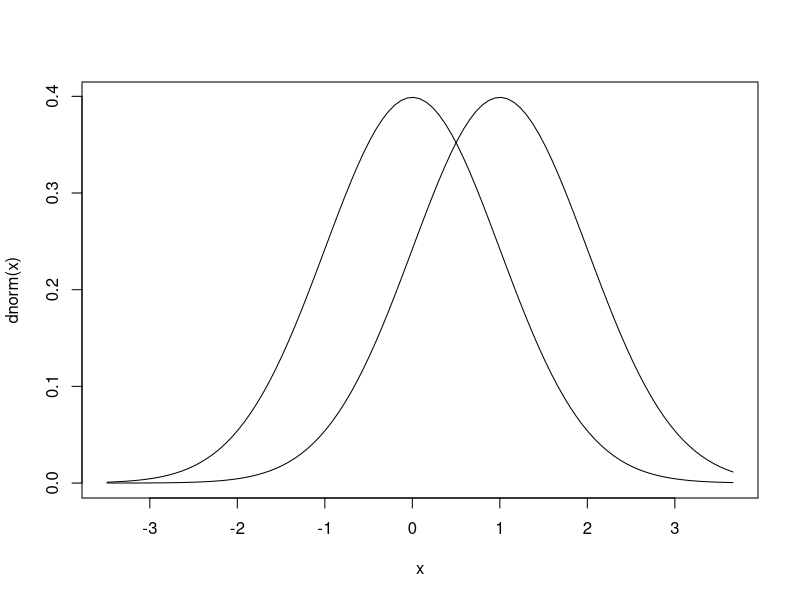
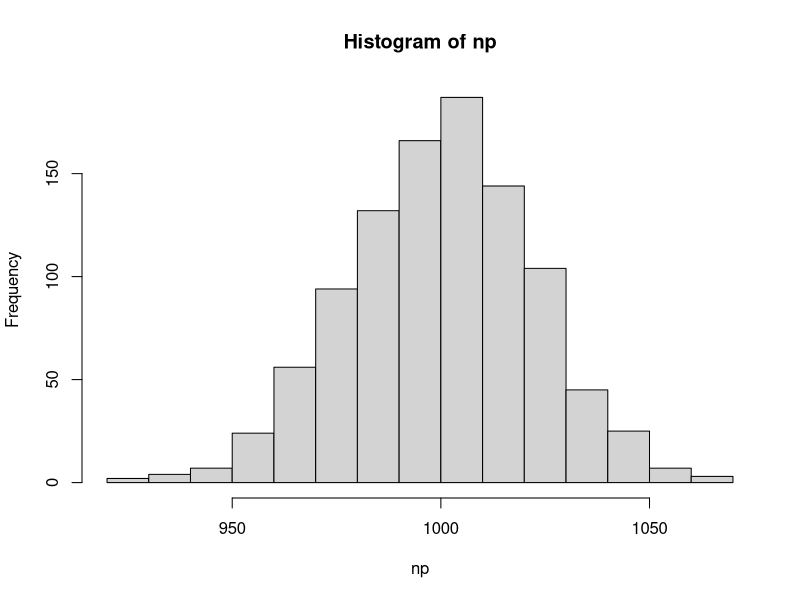
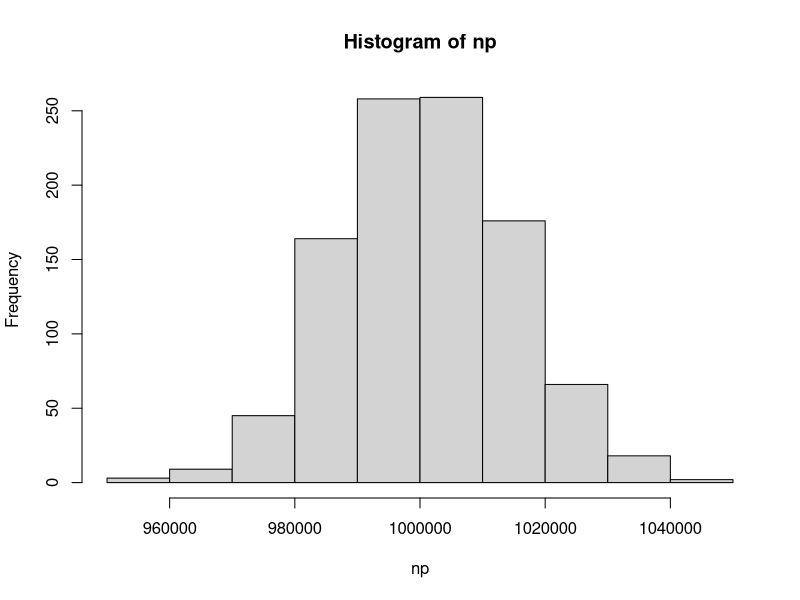

R code for these plots, in order: (Note: this script raises an error after producing the figures.)
# Calculate overlap of normal (or not normal) distributions 
 library(data.table)
 
 # Sorting method
 N <- 1000
 np <- NULL
 for (i in 1:N) {
   x <- rnorm(1000)
   y <- rnorm(1000)
   df <- data.table(cat=rep(1:2,each=1000),value=c(x,y))
   df[,sum(abs(diff(cat)))]
   np[i] <- df[order(value),sum(abs(diff(cat)))]
   
 }
 curve(dnorm(x),min(df$value),max(df$value))
 curve(dnorm(x,1),min(df$value),max(df$value),add=T)
 hist(np)
 
 np <- NULL
 for (i in 1:N) {
   x <- rnorm(1000)
   #y <- rnorm(1000)
   y <- rnorm(1000,,.5)
   df <- data.table(cat=rep(1:2,each=1000),value=c(x,y))
   df[,sum(abs(diff(cat)))]
   df[order(value),rank:=1:.N]
   #np[i] <- df[order(value),sum(abs(diff(abs(diff(cat)))))]
   np[i] <- df[,sum(rank),by=cat]$V1[1]
 }
 hist(np)
 
 
 multinom
 
 one <- rep(1:4,times=this[,1])
 two <- rep(1:4,times=this[,1])
 thr <- data.table(cat=rep(1:2,each=1000),value=c(one,two))
 table(thr$cat)
 
 N <- 1000
 n <- 5000
 dseq <- seq(0,20,.5)
 sseq <- exp(seq(-10,10))
 np <- matrix(0,nrow=length(dseq),ncol=length(sseq))
 avg <- function(x,y=NULL) {
   if(is.null(y))
     return((x[-1]+x[-length(x)])/2)
   else
     return((x+y)/2)
 }
 for (i in seq_along(dseq)) {
   for (j in seq_along(sseq)) {
     d <- dseq[i]
     s <- sseq[j]
     x <- rnorm(n)
     y <- rnorm(n,d,s)
     df <- data.table(cat=rep(1:2,each=1000),value=c(x,y))
     mnx <- mean(x)
     mny <- mean(y)
     sdx <- sd(x)
     sdy <- sd(y)
     myseq <- seq(min(c(x,y)),max(c(x,y)),length.out=1000)
     np[i,j] <- sum(diff(myseq)*avg(pmin(dnorm(myseq,mnx,sdx),dnorm(myseq,mny,sdy))))
     #df[,sum(abs(diff(cat)))]
     #df[order(value),rank:=1:.N]
     #np[i] <- df[order(value),sum(abs(diff(abs(diff(cat)))))]
     #np[i,j] <- df[,sum(rank),by=cat]$V1[1]
     cat(paste0("\rd=",d," s=",s))
   }
 }
 np
 
 
 # Final function
 norm.diff <- function(m1,sd1,m2,sd2) { 
   1 - integrate(function(x) {pmin(dnorm(x,m1,sd1), dnorm(x,m2,sd2))}, -Inf, Inf)$value
 }
 
 bd <- function(mu1,sd1,mu2,sd2) {log((sd1^2/sd2^2 + sd2^2/sd1^2+2)/4)/4 + ((mu2-mu1)^2/(sd1^2+sd2^2))/4}
 bc <- function(mu1,sd1,mu2,sd2) {1/exp(bd(mu1,sd1,mu2,sd2))}
 bc2 <- function(mu1,sd1,mu2,sd2) {integrate(function(x) sqrt(dnorm(x,mu1,sd1)*dnorm(x,mu2,sd2)),-Inf,Inf)$value}
 
 bc(0,1,0,1)
 bc(0,1,1,1)
 bc2(0,1,0,1)
 bc2(0,1,1,1)
 
 N <- 1000
 n <- 5000
 dseq <- seq(0,10,.05)
 sseq <- exp(seq(-10,10,.5))
 dif <- matrix(0,nrow=length(dseq),ncol=length(sseq))
 for (i in seq_along(dseq)) {
   for (j in seq_along(sseq)) {
     d <- dseq[i]
     s <- sseq[j]
     x <- rnorm(n)
     y <- rnorm(n,d,s)
     df <- data.table(cat=rep(1:2,each=1000),value=c(x,y))
     mnx <- mean(x)
     mny <- mean(y)
     sdx <- sd(x)
     sdy <- sd(y)
     myseq <- seq(min(c(x,y)),max(c(x,y)),length.out=1000)
     #dif[i,j] <- 1-norm.diff(0,1,d,s) - bc(0,1,d,s)
     dif[i,j] <- bc2(0,1,d,s) - bc(0,1,d,s)
     cat(paste0("\rd=",d," s=",s))
   }
 }
 hist(dif)
 image(dif,xlab=expression(mu[2]-mu[1]),ylab=expression(sigma[2]/sigma[1]))
 
 1-norm.diff(0,1,1,1) # matches pnorm(-.5)*2
 bc(0,1,1,1)  # Not close to theoretical value
 
 
# End script
 